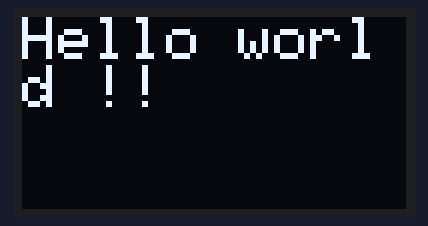
Bench run of a sketch on a simulated ESP32. Shown: 128×64 one-colour display.

Above: at 0.1 s.

The sketch:

sketch.ino
```cpp
#include <Wire.h>
#include <Adafruit_GFX.h>
#include <Adafruit_SSD1306.h>

#define SCREEN_WIDTH 128
#define SCREEN_HEIGHT 64
#define SCREEN_ADDRESS 0x3C

Adafruit_SSD1306 display(SCREEN_WIDTH, SCREEN_HEIGHT, &Wire, -1);

void setup() {
  Serial.begin(115200);

  if (!display.begin(SSD1306_SWITCHCAPVCC, SCREEN_ADDRESS)) {
    Serial.println(F("SSD1306 allocation failed"));
    while (true); // Stop if display allocation fails
  }

  display.clearDisplay();

  display.setTextSize(2);
  display.setTextColor(SSD1306_WHITE);
  display.setCursor(0, 0);
  display.println("Hello world !!");
  display.display();
}

void loop() {

}
```
